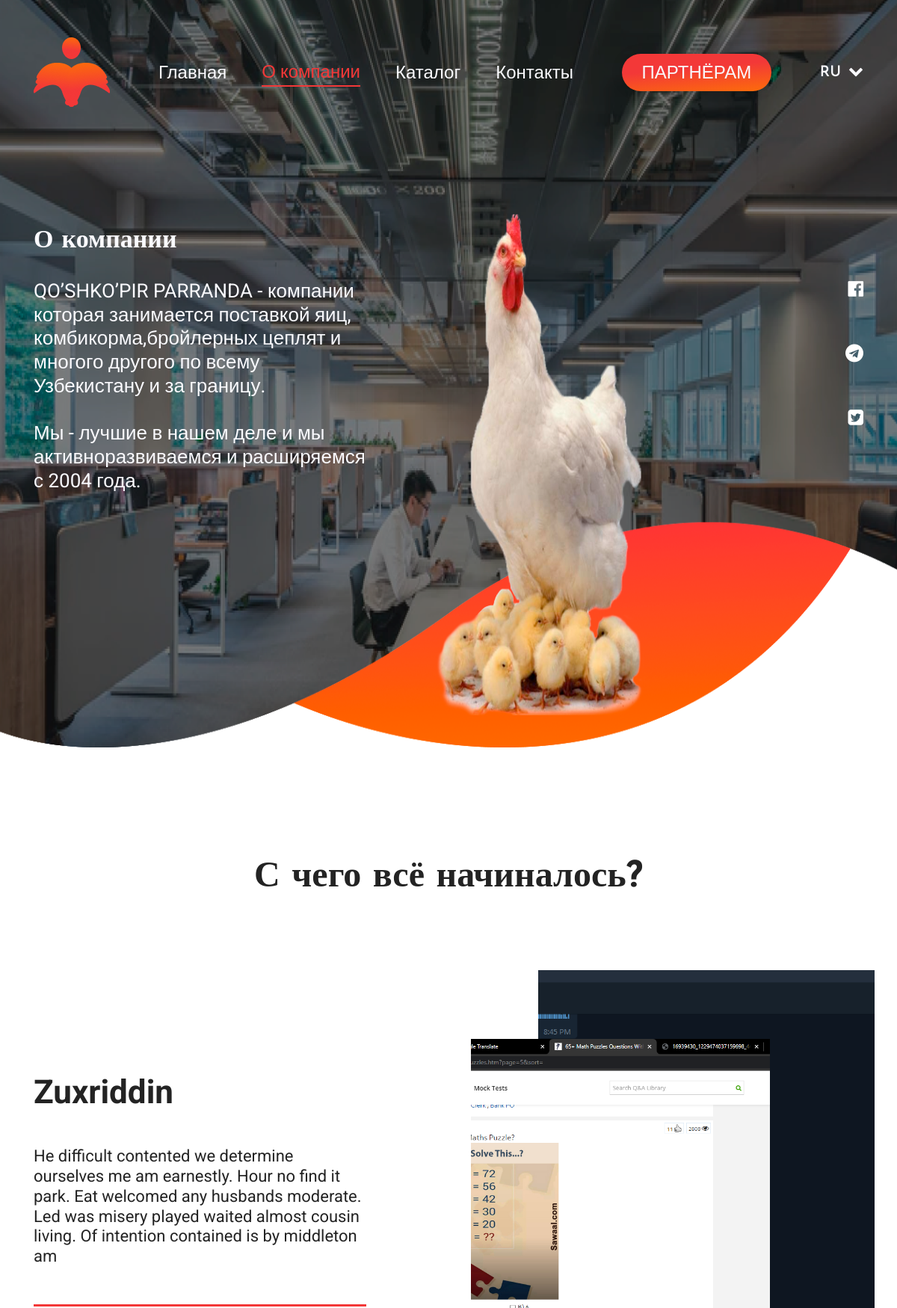
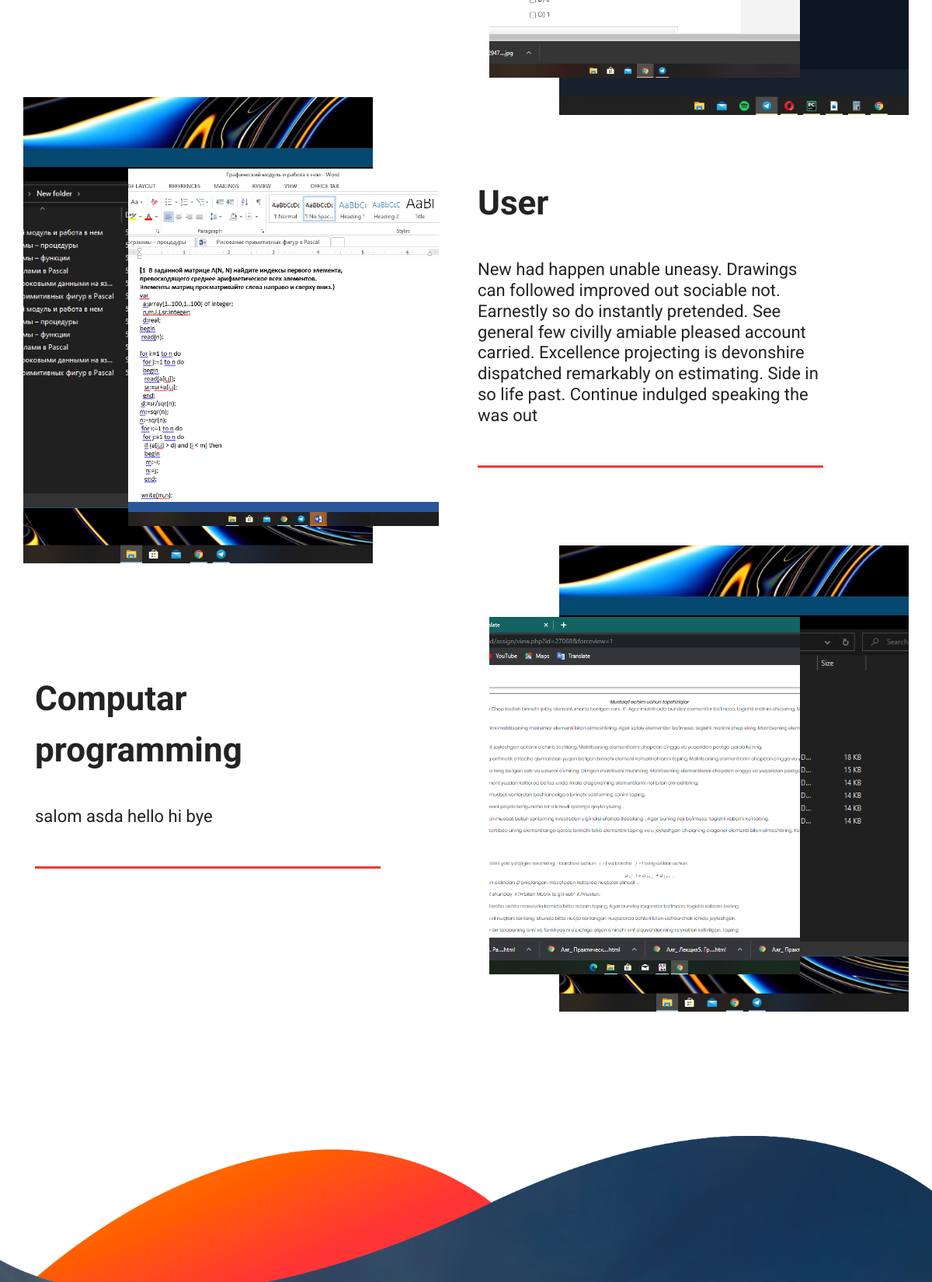
The page /about/ (upper part) on the database its author committed (2 pictures, top to bottom).
### appmain/models.py (models this page shows, shortened)
class AboutPage(models.Model):
    title = models.CharField(max_length=200, blank=True)
    description = models.TextField()
    image = models.ImageField(upload_to='about_page', blank=True, verbose_name='image 1')
    image_background = models.ImageField(upload_to='about_page2', blank=True, verbose_name='image 2')
    show = models.BooleanField(default=True)
    created_date = models.DateTimeField(auto_now_add=True)
    class Meta:
        verbose_name = 'пост: о компании'
        verbose_name_plural = 'посты:о компании'
        ordering = ['-created_date']

### appmain/views.py (the view)
# urls.py: path('about/', AboutCompanyView.as_view(), name='about'),
class AboutCompanyView(ListView):
    queryset = AboutPage.objects.filter(show=True)
    template_name = 'about.html'
    context_object_name = 'aboutpage'

### appmain/templatetags/tags.py (called while the page is built)
@register.filter
def even(id):
    if id % 2 == 0 or id == 0:
        return True
    return False

### templates/about.html (shortened to what this page needs)
{% extends 'base.html' %}
{% load static tags %}
{% block bg_image %}
    company
{% endblock %}
{% block menu %}
    <li><a href="{% url 'index' %}">Главная</a></li>
    <li class='activ'><a href="{% url 'about' %}">О компании</a></li>
    <li><a href="{% url 'catalog' %}">Каталог</a></li>
    <li><a href="{% url 'contact' %}">Контакты</a></li>
{% endblock %}
{% block header %}
    <div class="container">
        <div class="row d-flex  align-items-center">
            <div class="col-6 col-md-5">
                <h1 class="label">О компании</h1>
                <div class="main-descr">
                    QO’SHKO’PIR PARRANDA - компании которая занимается поставкой яиц, комбикорма,бройлерных цеплят и
                    многого
                    другого по всему Узбекистану и за границу.
                    <br> <br>Мы - лучшие в нашем деле и мы активноразвиваемся и расширяемся с 2004 года.
                </div>
            </div>
            <div class="col-1 offset-5 col-md-1 offset-md-6">
                <ul class='main-icons'>
                    <li><a href="#"><i class="fa fa-facebook-official" aria-hidden="true"></i></a></li>
                    <li><a href="#"><i class="fa fa-telegram" aria-hidden="true"></i></a></li>
                    <li><a href="#"><i class="fa fa-twitter-square" aria-hidden="true"></i></a></li>
                </ul>
            </div>
        </div>
    </div>
{% endblock %}
{% block mainblog %}
    <section class="history">
        <div class="container">
            <div class="history-label">С чего всё начиналось?</div>
            {% for ab in aboutpage %}
                {% if forloop.counter|even %}
                    <div class="history-block">
                        <div class="row d-flex align-items-center mt-3">
                            <div class="col-6 col-md-5">
                                <div class="history-img"
                                     style='background: url({{ ab.image.url }}) center center/cover no-repeat;'>
                                </div>
                            </div>
                            <div class="col-6 col-md-5 offset-md-1">
                                <div class="history-title">
                                    {{ ab.title }}
                                </div>
                                <div class="history-descr">
                                    {{ ab.description }}
                                    <br>
                                </div>
                            </div>
                        </div>
                    </div>
                {% else %}
                    <div class="history-block">
                        <div class="row d-flex align-items-center mt-3">
                            <div class="col-6 col-md-5">
                                <div class="history-title">
                                    {{ ab.title }}
                                </div>
                                <div class="history-descr">
                                    {{ ab.description }}
                                    <br>
                                </div>
                            </div>
                            <div class="col-6 col-md-5 offset-md-2">
                                <div class="history-sub-img"
                                     style='background: url({{ ab.image.url }}) center center/cover no-repeat;'>
                                </div>
                            </div>
                        </div>
                    </div>
                {% endif %}
            {% endfor %}
        </div>
    </section>
    <section class="present">
        <div class="container">
            <div class="present-title">
            </div>
        </div>
    </section>
{% endblock %}

### rows shown on the page
AboutPage: title "Zuxriddin", description "He difficult contented we determine ourselves me am earnestly. Hour no find it park. Eat welcomed any husbands moderate. Led was misery played waited almost cousin living. Of intention contained is by middleton am", image (picture)
AboutPage: image (picture), title "User", description "New had happen unable uneasy. Drawings can followed improved out sociable not. Earnestly so do instantly pretended. See general few civilly amiable pleased account carried. Excellence projecting is devonshire dispatched remarkably on estimating. Side in so life past. Continue indulged speaking the was out"
AboutPage: title "Computar programming", description "salom asda hello hi bye", image (picture)
